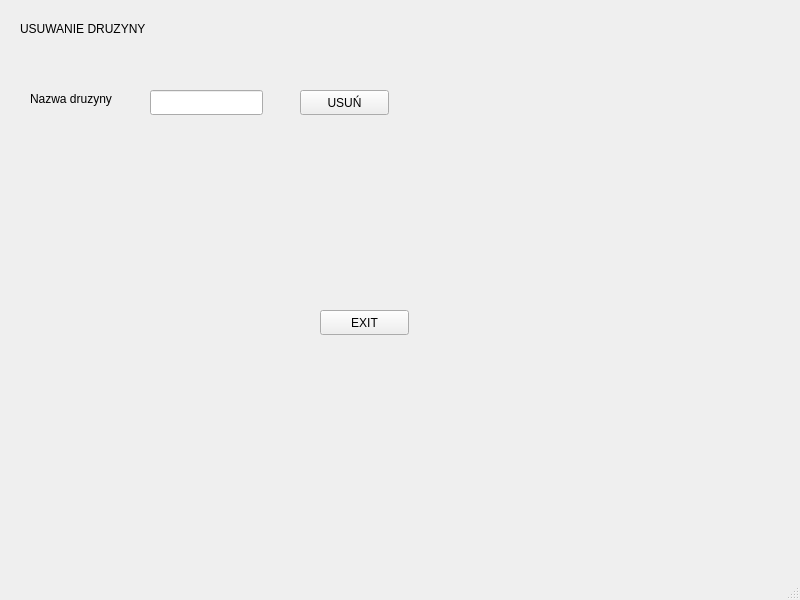
<?xml version="1.0" encoding="UTF-8"?>
<ui version="4.0">
 <class>MainWindow</class>
 <widget class="QMainWindow" name="MainWindow">
  <property name="geometry">
   <rect>
    <x>0</x>
    <y>0</y>
    <width>800</width>
    <height>600</height>
   </rect>
  </property>
  <property name="windowTitle">
   <string>MainWindow</string>
  </property>
  <widget class="QWidget" name="centralwidget">
   <widget class="QLabel" name="label">
    <property name="geometry">
     <rect>
      <x>20</x>
      <y>20</y>
      <width>171</width>
      <height>17</height>
     </rect>
    </property>
    <property name="text">
     <string>USUWANIE DRUZYNY</string>
    </property>
   </widget>
   <widget class="QLabel" name="label_2">
    <property name="geometry">
     <rect>
      <x>30</x>
      <y>90</y>
      <width>111</width>
      <height>17</height>
     </rect>
    </property>
    <property name="text">
     <string>Nazwa druzyny</string>
    </property>
   </widget>
   <widget class="QLineEdit" name="lineEdit">
    <property name="geometry">
     <rect>
      <x>150</x>
      <y>90</y>
      <width>113</width>
      <height>25</height>
     </rect>
    </property>
   </widget>
   <widget class="QPushButton" name="pushButton">
    <property name="geometry">
     <rect>
      <x>300</x>
      <y>90</y>
      <width>89</width>
      <height>25</height>
     </rect>
    </property>
    <property name="text">
     <string>USUŃ</string>
    </property>
   </widget>
   <widget class="QPushButton" name="pushButton_2">
    <property name="geometry">
     <rect>
      <x>320</x>
      <y>310</y>
      <width>89</width>
      <height>25</height>
     </rect>
    </property>
    <property name="text">
     <string>EXIT</string>
    </property>
   </widget>
  </widget>
  <widget class="QMenuBar" name="menubar">
   <property name="geometry">
    <rect>
     <x>0</x>
     <y>0</y>
     <width>800</width>
     <height>22</height>
    </rect>
   </property>
  </widget>
  <widget class="QStatusBar" name="statusbar"/>
 </widget>
 <resources/>
 <connections/>
</ui>
